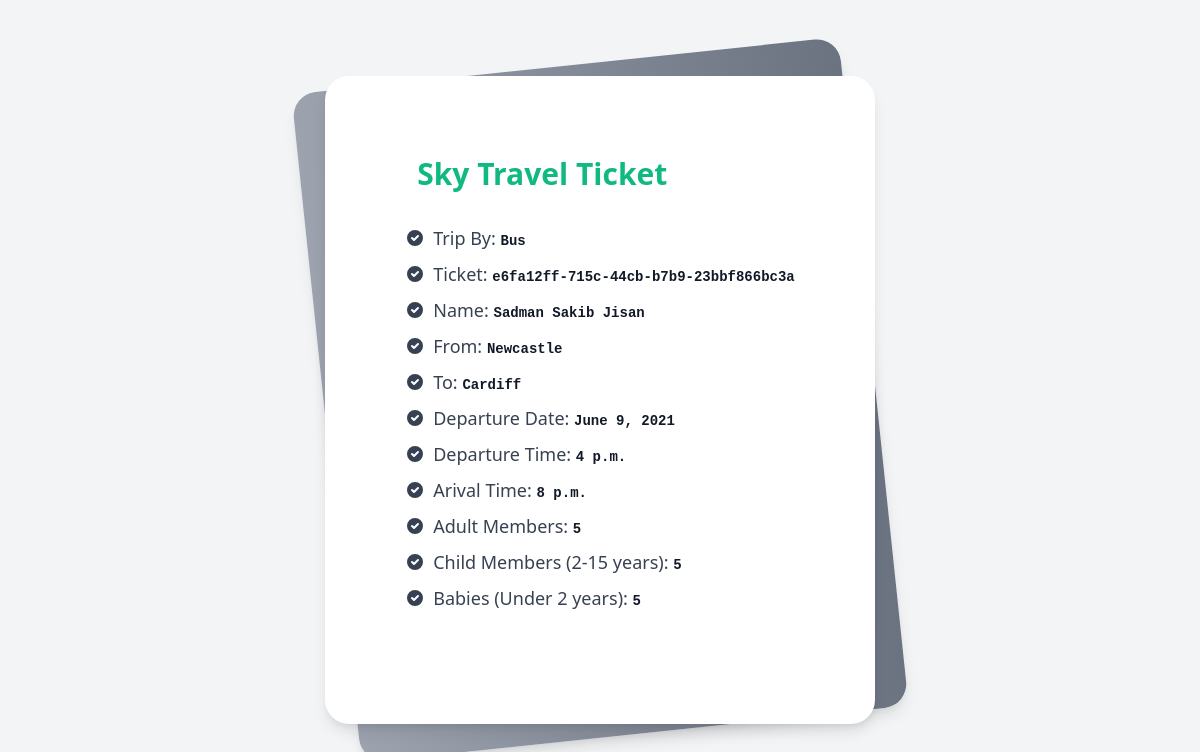
Page /ticket/Bus/1/ (signed in) on the committed database.
### SkyTravel/models.py (models this page shows, shortened)
class BusTrip(models.Model):
    ticket = models.UUIDField(default=uuid.uuid4, editable=False, unique=True)
    user = models.ForeignKey(User, on_delete=models.CASCADE)
    flight = models.ForeignKey(BusChart, on_delete=models.CASCADE)
    adult = models.BigIntegerField()
    child = models.BigIntegerField()
    baby = models.BigIntegerField()
    totalcost = models.FloatField()
    departureDate = models.DateField()
    payment = models.CharField(max_length=120)

class BusChart(models.Model):
    fromP = models.ForeignKey(Places, on_delete=models.CASCADE, related_name="fromPB")
    toP = models.ForeignKey(Places, on_delete=models.CASCADE, related_name="toPB")
    departure = models.TimeField()
    arival = models.TimeField()
    adultcost = models.FloatField()
    childcost = models.FloatField()

class Places(models.Model):
    name = models.CharField(max_length=120)
    def __str__(self):
        return self.name

### SkyTravel/views.py (the view)
# urls.py: path('ticket/Bus/<int:id>/', busticket, name="busticket"),
@login_required(login_url='/login/')
def busticket(request, id):
    uid = request.user.id
    user = User.objects.get(id=uid)
    bustrip = BusTrip.objects.get(id=id)
    context = {
            'flight': bustrip,
            'trip': bustrip.flight,
            'user': user,
            'tripby': "Bus"
        }
    return render(request, 'SkyTravel/ticket.html', context)

### template/SkyTravel/ticket.html (shortened to what this page needs)
<link href="https://cdnjs.cloudflare.com/ajax/libs/font-awesome/5.15.3/css/all.min.css" rel="stylesheet">
<link href="https://unpkg.com/tailwindcss@^2/dist/tailwind.min.css" rel="stylesheet">
<div class="min-h-screen bg-gray-100 py-6 flex flex-col justify-center sm:py-12">
  <div class="relative py-3 sm:max-w-xl sm:mx-auto">
    <div class="relative px-4 py-10 bg-white shadow-lg sm:rounded-3xl sm:p-20">
      <div class="max-w-md mx-auto">
        <div class="flex flex-row">
                <span class="ml-3 text-3xl text-green-500 font-bold">Sky Travel Ticket</span>
        </div>
        <div class="divide-y divide-gray-200">
          <div class="py-8 text-base leading-6 space-y-4 text-gray-700 sm:text-lg sm:leading-7">
            <ul class="list-disc space-y-2">
              <li class="flex items-start">
                <span class="h-6 flex items-center sm:h-7">
                  <svg class="flex-shrink-0 h-5 w-5 text-cyan-500" viewBox="0 0 20 20" fill="currentColor">
                    <path fill-rule="evenodd" d="M10 18a8 8 0 100-16 8 8 0 000 16zm3.707-9.293a1 1 0 00-1.414-1.414L9 10.586 7.707 9.293a1 1 0 00-1.414 1.414l2 2a1 1 0 001.414 0l4-4z" clip-rule="evenodd" />
                  </svg>
                </span>
                <p class="ml-2">
                  Trip By:
                  <code class="text-sm font-bold text-gray-900">{{tripby}}</code>
                </p>
              </li>
              <li class="flex items-start">
                <span class="h-6 flex items-center sm:h-7">
                  <svg class="flex-shrink-0 h-5 w-5 text-cyan-500" viewBox="0 0 20 20" fill="currentColor">
                    <path fill-rule="evenodd" d="M10 18a8 8 0 100-16 8 8 0 000 16zm3.707-9.293a1 1 0 00-1.414-1.414L9 10.586 7.707 9.293a1 1 0 00-1.414 1.414l2 2a1 1 0 001.414 0l4-4z" clip-rule="evenodd" />
                  </svg>
                </span>
                <p class="ml-2">
                  Ticket:
                  <code class="text-sm font-bold text-gray-900">{{flight.ticket}}</code>
                </p>
              </li>
              <li class="flex items-start">
                <span class="h-6 flex items-center sm:h-7">
                  <svg class="flex-shrink-0 h-5 w-5 text-cyan-500" viewBox="0 0 20 20" fill="currentColor">
                    <path fill-rule="evenodd" d="M10 18a8 8 0 100-16 8 8 0 000 16zm3.707-9.293a1 1 0 00-1.414-1.414L9 10.586 7.707 9.293a1 1 0 00-1.414 1.414l2 2a1 1 0 001.414 0l4-4z" clip-rule="evenodd" />
                  </svg>
                </span>
                <p class="ml-2">
                  Name:
                  <code class="text-sm font-bold text-gray-900">{{user.first_name}} {{user.last_name}}</code>
                </p>
              </li>
              <li class="flex items-start">
                <span class="h-6 flex items-center sm:h-7">
                  <svg class="flex-shrink-0 h-5 w-5 text-cyan-500" viewBox="0 0 20 20" fill="currentColor">
                    <path fill-rule="evenodd" d="M10 18a8 8 0 100-16 8 8 0 000 16zm3.707-9.293a1 1 0 00-1.414-1.414L9 10.586 7.707 9.293a1 1 0 00-1.414 1.414l2 2a1 1 0 001.414 0l4-4z" clip-rule="evenodd" />
                  </svg>
                </span>
                <p class="ml-2">
                  From:
                  <code class="text-sm font-bold text-gray-900">{{trip.fromP}}</code>
                </p>
              </li>
              <li class="flex items-start">
                <span class="h-6 flex items-center sm:h-7">
                  <svg class="flex-shrink-0 h-5 w-5 text-cyan-500" viewBox="0 0 20 20" fill="currentColor">
                    <path fill-rule="evenodd" d="M10 18a8 8 0 100-16 8 8 0 000 16zm3.707-9.293a1 1 0 00-1.414-1.414L9 10.586 7.707 9.293a1 1 0 00-1.414 1.414l2 2a1 1 0 001.414 0l4-4z" clip-rule="evenodd" />
                  </svg>
                </span>
                <p class="ml-2">
                  To:
                  <code class="text-sm font-bold text-gray-900">{{trip.toP}}</code>
                </p>
              </li>
              <li class="flex items-start">
                <span class="h-6 flex items-center sm:h-7">
                  <svg class="flex-shrink-0 h-5 w-5 text-cyan-500" viewBox="0 0 20 20" fill="currentColor">
                    <path fill-rule="evenodd" d="M10 18a8 8 0 100-16 8 8 0 000 16zm3.707-9.293a1 1 0 00-1.414-1.414L9 10.586 7.707 9.293a1 1 0 00-1.414 1.414l2 2a1 1 0 001.414 0l4-4z" clip-rule="evenodd" />
                  </svg>
                </span>
                <p class="ml-2">
                  Departure Date:
                  <code class="text-sm font-bold text-gray-900">{{flight.departureDate}}</code>
                </p>
              </li>
              <li class="flex items-start">
                <span class="h-6 flex items-center sm:h-7">
                  <svg class="flex-shrink-0 h-5 w-5 text-cyan-500" viewBox="0 0 20 20" fill="currentColor">
                    <path fill-rule="evenodd" d="M10 18a8 8 0 100-16 8 8 0 000 16zm3.707-9.293a1 1 0 00-1.414-1.414L9 10.586 7.707 9.293a1 1 0 00-1.414 1.414l2 2a1 1 0 001.414 0l4-4z" clip-rule="evenodd" />
                  </svg>
                </span>
                <p class="ml-2">
                  Departure Time:
                  <code class="text-sm font-bold text-gray-900">{{trip.departure}}</code>
                </p>
              </li>
              <li class="flex items-start">
                <span class="h-6 flex items-center sm:h-7">
                  <svg class="flex-shrink-0 h-5 w-5 text-cyan-500" viewBox="0 0 20 20" fill="currentColor">
                    <path fill-rule="evenodd" d="M10 18a8 8 0 100-16 8 8 0 000 16zm3.707-9.293a1 1 0 00-1.414-1.414L9 10.586 7.707 9.293a1 1 0 00-1.414 1.414l2 2a1 1 0 001.414 0l4-4z" clip-rule="evenodd" />
                  </svg>
                </span>
                <p class="ml-2">
                  Arival Time:
                  <code class="text-sm font-bold text-gray-900">{{trip.arival}}</code>
                </p>
              </li>
              <li class="flex items-start">
                <span class="h-6 flex items-center sm:h-7">
                  <svg class="flex-shrink-0 h-5 w-5 text-cyan-500" viewBox="0 0 20 20" fill="currentColor">
                    <path fill-rule="evenodd" d="M10 18a8 8 0 100-16 8 8 0 000 16zm3.707-9.293a1 1 0 00-1.414-1.414L9 10.586 7.707 9.293a1 1 0 00-1.414 1.414l2 2a1 1 0 001.414 0l4-4z" clip-rule="evenodd" />
                  </svg>
                </span>
                <p class="ml-2">
                  Adult Members:
                  <code class="text-sm font-bold text-gray-900">{{flight.adult}}</code>
                </p>
              </li>
              <li class="flex items-start">
                <span class="h-6 flex items-center sm:h-7">
                  <svg class="flex-shrink-0 h-5 w-5 text-cyan-500" viewBox="0 0 20 20" fill="currentColor">
                    <path fill-rule="evenodd" d="M10 18a8 8 0 100-16 8 8 0 000 16zm3.707-9.293a1 1 0 00-1.414-1.414L9 10.586 7.707 9.293a1 1 0 00-1.414 1.414l2 2a1 1 0 001.414 0l4-4z" clip-rule="evenodd" />
                  </svg>
                </span>
                <p class="ml-2">
                  Child Members (2-15 years):
                  <code class="text-sm font-bold text-gray-900">{{flight.child}}</code>
                </p>
              </li>
              <li class="flex items-start">
                <span class="h-6 flex items-center sm:h-7">
                  <svg class="flex-shrink-0 h-5 w-5 text-cyan-500" viewBox="0 0 20 20" fill="currentColor">
                    <path fill-rule="evenodd" d="M10 18a8 8 0 100-16 8 8 0 000 16zm3.707-9.293a1 1 0 00-1.414-1.414L9 10.586 7.707 9.293a1 1 0 00-1.414 1.414l2 2a1 1 0 001.414 0l4-4z" clip-rule="evenodd" />
                  </svg>
                </span>
                <p class="ml-2">
                  Babies (Under 2 years):
                  <code class="text-sm font-bold text-gray-900">{{flight.baby}}</code>
                </p>
              </li>
            </ul>
          </div>
        </div>
      </div>
    </div>
  </div>
</div>

### rows in the picture
BusTrip: ticket "e6fa12ff-715c-44cb-b7b9-23bbf866bc3a", departureDate "June 9, 2021", adult "5", child "5", baby "5"
BusChart: fromP "Newcastle", toP "Cardiff", departure "4 p.m.", arival "8 p.m."

### other values in the picture
{{ tripby }} "Bus"
{{ user.first_name }} "Sadman Sakib"
{{ user.last_name }} "Jisan"
